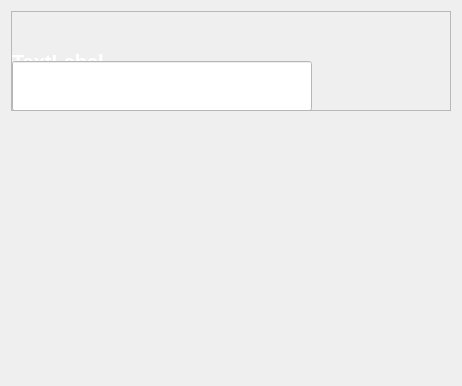
<?xml version="1.0" encoding="UTF-8"?>
<ui version="4.0">
 <class>ModifImageWindow</class>
 <widget class="QWidget" name="ModifImageWindow">
  <property name="geometry">
   <rect>
    <x>0</x>
    <y>0</y>
    <width>462</width>
    <height>386</height>
   </rect>
  </property>
  <property name="windowTitle">
   <string>Form</string>
  </property>
  <layout class="QVBoxLayout" name="verticalLayout_5">
   <item>
    <layout class="QVBoxLayout" name="verticalLayout_3">
     <item>
      <widget class="QFrame" name="frame">
       <property name="minimumSize">
        <size>
         <width>0</width>
         <height>100</height>
        </size>
       </property>
       <property name="maximumSize">
        <size>
         <width>16777215</width>
         <height>100</height>
        </size>
       </property>
       <property name="frameShape">
        <enum>QFrame::StyledPanel</enum>
       </property>
       <property name="frameShadow">
        <enum>QFrame::Raised</enum>
       </property>
       <layout class="QVBoxLayout" name="verticalLayout_4">
        <property name="spacing">
         <number>0</number>
        </property>
        <property name="leftMargin">
         <number>0</number>
        </property>
        <property name="topMargin">
         <number>0</number>
        </property>
        <property name="rightMargin">
         <number>0</number>
        </property>
        <property name="bottomMargin">
         <number>0</number>
        </property>
        <item>
         <layout class="QHBoxLayout" name="layoutBoutonFermer">
          <item>
           <layout class="QHBoxLayout" name="horizontalLayout_6"/>
          </item>
          <item>
           <layout class="QVBoxLayout" name="verticalLayout">
            <item>
             <layout class="QVBoxLayout" name="verticalLayout_6">
              <item>
               <widget class="QLabel" name="labelName">
                <property name="sizePolicy">
                 <sizepolicy hsizetype="Minimum" vsizetype="Preferred">
                  <horstretch>0</horstretch>
                  <verstretch>0</verstretch>
                 </sizepolicy>
                </property>
                <property name="minimumSize">
                 <size>
                  <width>0</width>
                  <height>100</height>
                 </size>
                </property>
                <property name="maximumSize">
                 <size>
                  <width>300</width>
                  <height>100</height>
                 </size>
                </property>
                <property name="palette">
                 <palette>
                  <active>
                   <colorrole role="WindowText">
                    <brush brushstyle="SolidPattern">
                     <color alpha="255">
                      <red>255</red>
                      <green>255</green>
                      <blue>255</blue>
                     </color>
                    </brush>
                   </colorrole>
                  </active>
                  <inactive>
                   <colorrole role="WindowText">
                    <brush brushstyle="SolidPattern">
                     <color alpha="255">
                      <red>255</red>
                      <green>255</green>
                      <blue>255</blue>
                     </color>
                    </brush>
                   </colorrole>
                  </inactive>
                  <disabled>
                   <colorrole role="WindowText">
                    <brush brushstyle="SolidPattern">
                     <color alpha="96">
                      <red>164</red>
                      <green>166</green>
                      <blue>168</blue>
                     </color>
                    </brush>
                   </colorrole>
                  </disabled>
                 </palette>
                </property>
                <property name="font">
                 <font>
                  <pointsize>15</pointsize>
                  <weight>75</weight>
                  <bold>true</bold>
                 </font>
                </property>
                <property name="text">
                 <string>TextLabel</string>
                </property>
               </widget>
              </item>
             </layout>
            </item>
            <item>
             <layout class="QHBoxLayout" name="horizontalLayout_8">
              <item>
               <widget class="QLineEdit" name="lineEditName">
                <property name="minimumSize">
                 <size>
                  <width>300</width>
                  <height>50</height>
                 </size>
                </property>
                <property name="maximumSize">
                 <size>
                  <width>300</width>
                  <height>50</height>
                 </size>
                </property>
                <property name="palette">
                 <palette>
                  <active>
                   <colorrole role="WindowText">
                    <brush brushstyle="SolidPattern">
                     <color alpha="255">
                      <red>0</red>
                      <green>0</green>
                      <blue>0</blue>
                     </color>
                    </brush>
                   </colorrole>
                   <colorrole role="Button">
                    <brush brushstyle="SolidPattern">
                     <color alpha="255">
                      <red>255</red>
                      <green>255</green>
                      <blue>255</blue>
                     </color>
                    </brush>
                   </colorrole>
                   <colorrole role="Light">
                    <brush brushstyle="SolidPattern">
                     <color alpha="255">
                      <red>255</red>
                      <green>255</green>
                      <blue>255</blue>
                     </color>
                    </brush>
                   </colorrole>
                   <colorrole role="Midlight">
                    <brush brushstyle="SolidPattern">
                     <color alpha="255">
                      <red>255</red>
                      <green>255</green>
                      <blue>255</blue>
                     </color>
                    </brush>
                   </colorrole>
                   <colorrole role="Dark">
                    <brush brushstyle="SolidPattern">
                     <color alpha="255">
                      <red>127</red>
                      <green>127</green>
                      <blue>127</blue>
                     </color>
                    </brush>
                   </colorrole>
                   <colorrole role="Mid">
                    <brush brushstyle="SolidPattern">
                     <color alpha="255">
                      <red>170</red>
                      <green>170</green>
                      <blue>170</blue>
                     </color>
                    </brush>
                   </colorrole>
                   <colorrole role="Text">
                    <brush brushstyle="SolidPattern">
                     <color alpha="255">
                      <red>0</red>
                      <green>0</green>
                      <blue>0</blue>
                     </color>
                    </brush>
                   </colorrole>
                   <colorrole role="BrightText">
                    <brush brushstyle="SolidPattern">
                     <color alpha="255">
                      <red>255</red>
                      <green>255</green>
                      <blue>255</blue>
                     </color>
                    </brush>
                   </colorrole>
                   <colorrole role="ButtonText">
                    <brush brushstyle="SolidPattern">
                     <color alpha="255">
                      <red>0</red>
                      <green>0</green>
                      <blue>0</blue>
                     </color>
                    </brush>
                   </colorrole>
                   <colorrole role="Base">
                    <brush brushstyle="SolidPattern">
                     <color alpha="255">
                      <red>255</red>
                      <green>255</green>
                      <blue>255</blue>
                     </color>
                    </brush>
                   </colorrole>
                   <colorrole role="Window">
                    <brush brushstyle="SolidPattern">
                     <color alpha="255">
                      <red>255</red>
                      <green>255</green>
                      <blue>255</blue>
                     </color>
                    </brush>
                   </colorrole>
                   <colorrole role="Shadow">
                    <brush brushstyle="SolidPattern">
                     <color alpha="255">
                      <red>0</red>
                      <green>0</green>
                      <blue>0</blue>
                     </color>
                    </brush>
                   </colorrole>
                   <colorrole role="AlternateBase">
                    <brush brushstyle="SolidPattern">
                     <color alpha="255">
                      <red>255</red>
                      <green>255</green>
                      <blue>255</blue>
                     </color>
                    </brush>
                   </colorrole>
                   <colorrole role="ToolTipBase">
                    <brush brushstyle="SolidPattern">
                     <color alpha="255">
                      <red>255</red>
                      <green>255</green>
                      <blue>220</blue>
                     </color>
                    </brush>
                   </colorrole>
                   <colorrole role="ToolTipText">
                    <brush brushstyle="SolidPattern">
                     <color alpha="255">
                      <red>0</red>
                      <green>0</green>
                      <blue>0</blue>
                     </color>
                    </brush>
                   </colorrole>
                   <colorrole role="PlaceholderText">
                    <brush brushstyle="SolidPattern">
                     <color alpha="128">
                      <red>0</red>
                      <green>0</green>
                      <blue>0</blue>
                     </color>
                    </brush>
                   </colorrole>
                  </active>
                  <inactive>
                   <colorrole role="WindowText">
                    <brush brushstyle="SolidPattern">
                     <color alpha="255">
                      <red>0</red>
                      <green>0</green>
                      <blue>0</blue>
                     </color>
                    </brush>
                   </colorrole>
                   <colorrole role="Button">
                    <brush brushstyle="SolidPattern">
                     <color alpha="255">
                      <red>255</red>
                      <green>255</green>
                      <blue>255</blue>
                     </color>
                    </brush>
                   </colorrole>
                   <colorrole role="Light">
                    <brush brushstyle="SolidPattern">
                     <color alpha="255">
                      <red>255</red>
                      <green>255</green>
                      <blue>255</blue>
                     </color>
                    </brush>
                   </colorrole>
                   <colorrole role="Midlight">
                    <brush brushstyle="SolidPattern">
                     <color alpha="255">
                      <red>255</red>
                      <green>255</green>
                      <blue>255</blue>
                     </color>
                    </brush>
                   </colorrole>
                   <colorrole role="Dark">
                    <brush brushstyle="SolidPattern">
                     <color alpha="255">
                      <red>127</red>
                      <green>127</green>
                      <blue>127</blue>
                     </color>
                    </brush>
                   </colorrole>
                   <colorrole role="Mid">
                    <brush brushstyle="SolidPattern">
                     <color alpha="255">
                      <red>170</red>
                      <green>170</green>
                      <blue>170</blue>
                     </color>
                    </brush>
                   </colorrole>
                   <colorrole role="Text">
                    <brush brushstyle="SolidPattern">
                     <color alpha="255">
                      <red>0</red>
                      <green>0</green>
                      <blue>0</blue>
                     </color>
                    </brush>
                   </colorrole>
                   <colorrole role="BrightText">
                    <brush brushstyle="SolidPattern">
                     <color alpha="255">
                      <red>255</red>
                      <green>255</green>
                      <blue>255</blue>
                     </color>
                    </brush>
                   </colorrole>
                   <colorrole role="ButtonText">
                    <brush brushstyle="SolidPattern">
                     <color alpha="255">
                      <red>0</red>
                      <green>0</green>
                      <blue>0</blue>
                     </color>
                    </brush>
                   </colorrole>
                   <colorrole role="Base">
                    <brush brushstyle="SolidPattern">
                     <color alpha="255">
                      <red>255</red>
                      <green>255</green>
                      <blue>255</blue>
                     </color>
                    </brush>
                   </colorrole>
                   <colorrole role="Window">
                    <brush brushstyle="SolidPattern">
                     <color alpha="255">
                      <red>255</red>
                      <green>255</green>
                      <blue>255</blue>
                     </color>
                    </brush>
                   </colorrole>
                   <colorrole role="Shadow">
                    <brush brushstyle="SolidPattern">
                     <color alpha="255">
                      <red>0</red>
                      <green>0</green>
                      <blue>0</blue>
                     </color>
                    </brush>
                   </colorrole>
                   <colorrole role="AlternateBase">
                    <brush brushstyle="SolidPattern">
                     <color alpha="255">
                      <red>255</red>
                      <green>255</green>
                      <blue>255</blue>
                     </color>
                    </brush>
                   </colorrole>
                   <colorrole role="ToolTipBase">
                    <brush brushstyle="SolidPattern">
                     <color alpha="255">
                      <red>255</red>
                      <green>255</green>
                      <blue>220</blue>
                     </color>
                    </brush>
                   </colorrole>
                   <colorrole role="ToolTipText">
                    <brush brushstyle="SolidPattern">
                     <color alpha="255">
                      <red>0</red>
                      <green>0</green>
                      <blue>0</blue>
                     </color>
                    </brush>
                   </colorrole>
                   <colorrole role="PlaceholderText">
                    <brush brushstyle="SolidPattern">
                     <color alpha="128">
                      <red>0</red>
                      <green>0</green>
                      <blue>0</blue>
                     </color>
                    </brush>
                   </colorrole>
                  </inactive>
                  <disabled>
                   <colorrole role="WindowText">
                    <brush brushstyle="SolidPattern">
                     <color alpha="255">
                      <red>127</red>
                      <green>127</green>
                      <blue>127</blue>
                     </color>
                    </brush>
                   </colorrole>
                   <colorrole role="Button">
                    <brush brushstyle="SolidPattern">
                     <color alpha="255">
                      <red>255</red>
                      <green>255</green>
                      <blue>255</blue>
                     </color>
                    </brush>
                   </colorrole>
                   <colorrole role="Light">
                    <brush brushstyle="SolidPattern">
                     <color alpha="255">
                      <red>255</red>
                      <green>255</green>
                      <blue>255</blue>
                     </color>
                    </brush>
                   </colorrole>
                   <colorrole role="Midlight">
                    <brush brushstyle="SolidPattern">
                     <color alpha="255">
                      <red>255</red>
                      <green>255</green>
                      <blue>255</blue>
                     </color>
                    </brush>
                   </colorrole>
                   <colorrole role="Dark">
                    <brush brushstyle="SolidPattern">
                     <color alpha="255">
                      <red>127</red>
                      <green>127</green>
                      <blue>127</blue>
                     </color>
                    </brush>
                   </colorrole>
                   <colorrole role="Mid">
                    <brush brushstyle="SolidPattern">
                     <color alpha="255">
                      <red>170</red>
                      <green>170</green>
                      <blue>170</blue>
                     </color>
                    </brush>
                   </colorrole>
                   <colorrole role="Text">
                    <brush brushstyle="SolidPattern">
                     <color alpha="255">
                      <red>127</red>
                      <green>127</green>
                      <blue>127</blue>
                     </color>
                    </brush>
                   </colorrole>
                   <colorrole role="BrightText">
                    <brush brushstyle="SolidPattern">
                     <color alpha="255">
                      <red>255</red>
                      <green>255</green>
                      <blue>255</blue>
                     </color>
                    </brush>
                   </colorrole>
                   <colorrole role="ButtonText">
                    <brush brushstyle="SolidPattern">
                     <color alpha="255">
                      <red>127</red>
                      <green>127</green>
                      <blue>127</blue>
                     </color>
                    </brush>
                   </colorrole>
                   <colorrole role="Base">
                    <brush brushstyle="SolidPattern">
                     <color alpha="255">
                      <red>255</red>
                      <green>255</green>
                      <blue>255</blue>
                     </color>
                    </brush>
                   </colorrole>
                   <colorrole role="Window">
                    <brush brushstyle="SolidPattern">
                     <color alpha="255">
                      <red>255</red>
                      <green>255</green>
                      <blue>255</blue>
                     </color>
                    </brush>
                   </colorrole>
                   <colorrole role="Shadow">
                    <brush brushstyle="SolidPattern">
                     <color alpha="255">
                      <red>0</red>
                      <green>0</green>
                      <blue>0</blue>
                     </color>
                    </brush>
                   </colorrole>
                   <colorrole role="AlternateBase">
                    <brush brushstyle="SolidPattern">
                     <color alpha="255">
                      <red>255</red>
                      <green>255</green>
                      <blue>255</blue>
                     </color>
                    </brush>
                   </colorrole>
                   <colorrole role="ToolTipBase">
                    <brush brushstyle="SolidPattern">
                     <color alpha="255">
                      <red>255</red>
                      <green>255</green>
                      <blue>220</blue>
                     </color>
                    </brush>
                   </colorrole>
                   <colorrole role="ToolTipText">
                    <brush brushstyle="SolidPattern">
                     <color alpha="255">
                      <red>0</red>
                      <green>0</green>
                      <blue>0</blue>
                     </color>
                    </brush>
                   </colorrole>
                   <colorrole role="PlaceholderText">
                    <brush brushstyle="SolidPattern">
                     <color alpha="128">
                      <red>0</red>
                      <green>0</green>
                      <blue>0</blue>
                     </color>
                    </brush>
                   </colorrole>
                  </disabled>
                 </palette>
                </property>
                <property name="font">
                 <font>
                  <pointsize>15</pointsize>
                  <weight>75</weight>
                  <bold>true</bold>
                 </font>
                </property>
               </widget>
              </item>
             </layout>
            </item>
           </layout>
          </item>
          <item>
           <layout class="QHBoxLayout" name="layoutBoutonEditName"/>
          </item>
          <item>
           <spacer name="horizontalSpacer">
            <property name="orientation">
             <enum>Qt::Horizontal</enum>
            </property>
            <property name="sizeHint" stdset="0">
             <size>
              <width>40</width>
              <height>20</height>
             </size>
            </property>
           </spacer>
          </item>
          <item>
           <layout class="QHBoxLayout" name="layoutRogner"/>
          </item>
          <item>
           <layout class="QHBoxLayout" name="layoutRedim"/>
          </item>
          <item>
           <layout class="QHBoxLayout" name="layoutRotateG"/>
          </item>
          <item>
           <layout class="QHBoxLayout" name="layoutRotateD"/>
          </item>
          <item>
           <layout class="QHBoxLayout" name="layoutAddInAlbum"/>
          </item>
          <item>
           <layout class="QHBoxLayout" name="layoutDelete"/>
          </item>
          <item>
           <layout class="QHBoxLayout" name="layoutFavoris"/>
          </item>
          <item>
           <layout class="QHBoxLayout" name="layoutPleinEcran"/>
          </item>
         </layout>
        </item>
       </layout>
      </widget>
     </item>
     <item>
      <spacer name="verticalSpacer">
       <property name="orientation">
        <enum>Qt::Vertical</enum>
       </property>
       <property name="sizeHint" stdset="0">
        <size>
         <width>20</width>
         <height>40</height>
        </size>
       </property>
      </spacer>
     </item>
     <item>
      <layout class="QVBoxLayout" name="verticalLayout_2"/>
     </item>
     <item>
      <spacer name="verticalSpacer_2">
       <property name="orientation">
        <enum>Qt::Vertical</enum>
       </property>
       <property name="sizeHint" stdset="0">
        <size>
         <width>20</width>
         <height>40</height>
        </size>
       </property>
      </spacer>
     </item>
    </layout>
   </item>
  </layout>
 </widget>
 <resources/>
 <connections/>
</ui>
